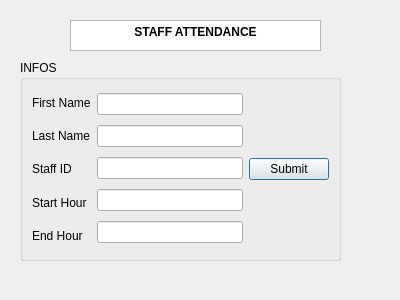
<?xml version="1.0" encoding="UTF-8"?>
<ui version="4.0">
 <class>SecDashboard</class>
 <widget class="QDialog" name="SecDashboard">
  <property name="geometry">
   <rect>
    <x>0</x>
    <y>0</y>
    <width>400</width>
    <height>300</height>
   </rect>
  </property>
  <property name="windowTitle">
   <string>Dialog</string>
  </property>
  <widget class="QTextEdit" name="textEdit">
   <property name="geometry">
    <rect>
     <x>70</x>
     <y>20</y>
     <width>251</width>
     <height>31</height>
    </rect>
   </property>
   <property name="html">
    <string>&lt;!DOCTYPE HTML PUBLIC &quot;-//W3C//DTD HTML 4.0//EN&quot; &quot;http://www.w3.org/TR/REC-html40/strict.dtd&quot;&gt;
&lt;html&gt;&lt;head&gt;&lt;meta name=&quot;qrichtext&quot; content=&quot;1&quot; /&gt;&lt;meta charset=&quot;utf-8&quot; /&gt;&lt;style type=&quot;text/css&quot;&gt;
p, li { white-space: pre-wrap; }
hr { height: 1px; border-width: 0; }
&lt;/style&gt;&lt;/head&gt;&lt;body style=&quot; font-family:'Segoe UI'; font-size:9pt; font-weight:400; font-style:normal;&quot;&gt;
&lt;p align=&quot;center&quot; style=&quot; margin-top:0px; margin-bottom:0px; margin-left:0px; margin-right:0px; -qt-block-indent:0; text-indent:0px;&quot;&gt;&lt;span style=&quot; font-weight:700;&quot;&gt;STAFF ATTENDANCE&lt;/span&gt;&lt;/p&gt;&lt;/body&gt;&lt;/html&gt;</string>
   </property>
  </widget>
  <widget class="QGroupBox" name="groupBox">
   <property name="geometry">
    <rect>
     <x>20</x>
     <y>60</y>
     <width>321</width>
     <height>201</height>
    </rect>
   </property>
   <property name="title">
    <string>INFOS</string>
   </property>
   <layout class="QHBoxLayout" name="horizontalLayout">
    <item>
     <layout class="QVBoxLayout" name="verticalLayout">
      <item>
       <widget class="QLabel" name="label">
        <property name="text">
         <string>First Name</string>
        </property>
       </widget>
      </item>
      <item>
       <widget class="QLabel" name="label_2">
        <property name="text">
         <string>Last Name</string>
        </property>
       </widget>
      </item>
      <item>
       <widget class="QLabel" name="label_3">
        <property name="text">
         <string>Staff ID</string>
        </property>
       </widget>
      </item>
      <item>
       <widget class="QLabel" name="label_4">
        <property name="text">
         <string>Start Hour</string>
        </property>
       </widget>
      </item>
      <item>
       <widget class="QLabel" name="label_5">
        <property name="text">
         <string>End Hour</string>
        </property>
       </widget>
      </item>
     </layout>
    </item>
    <item>
     <layout class="QVBoxLayout" name="verticalLayout_2">
      <item>
       <widget class="QLineEdit" name="lineEdit"/>
      </item>
      <item>
       <widget class="QLineEdit" name="lineEdit_2"/>
      </item>
      <item>
       <widget class="QLineEdit" name="lineEdit_3"/>
      </item>
      <item>
       <widget class="QLineEdit" name="lineEdit_4"/>
      </item>
      <item>
       <widget class="QLineEdit" name="lineEdit_5"/>
      </item>
     </layout>
    </item>
    <item>
     <widget class="QPushButton" name="pushButton">
      <property name="text">
       <string>Submit</string>
      </property>
     </widget>
    </item>
   </layout>
  </widget>
 </widget>
 <resources/>
 <connections/>
</ui>
